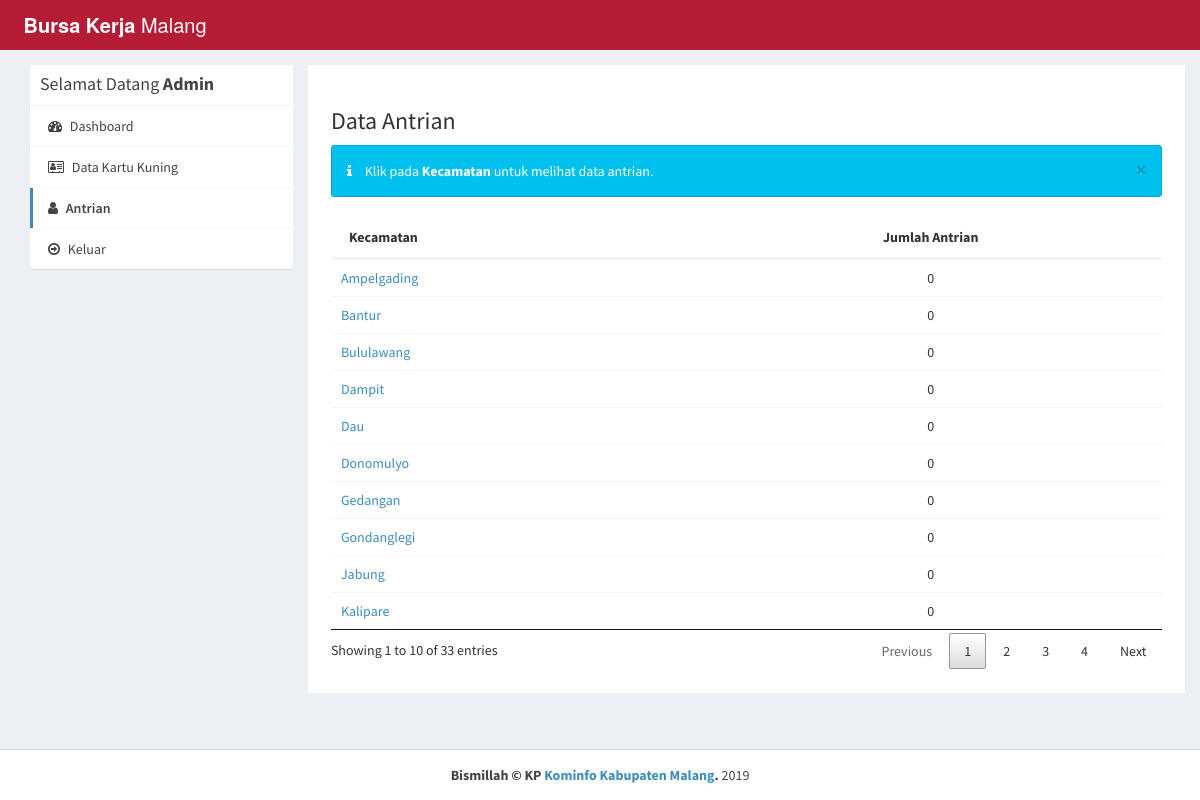
The app's page /dashboard/admin_kec/antrian.php (signed in) with its own data.
### tables this page shows
CREATE TABLE `kecamatan` (
  `id` int(11) NOT NULL,
  `name` varchar(150) NOT NULL,
  `phonecode` int(11) NOT NULL,
  `kode_kec` int(11) NOT NULL
);

### dashboard/admin_kec/antrian.php (the view, shortened to what this page needs)
<?php
require_once("../../landingpage/db.php");
?>
<!DOCTYPE html>
<html>
<head>
  <link rel="stylesheet" href="../../css/style1.css">
  <link rel="stylesheet" href="https://cdnjs.cloudflare.com/ajax/libs/font-awesome/4.7.0/css/font-awesome.min.css">
  <link rel="stylesheet" href="https://cdnjs.cloudflare.com/ajax/libs/ionicons/2.0.1/css/ionicons.min.css">
  <link rel="stylesheet" href="../../css/style4.css">
  <link rel="stylesheet" href="../../css/AdminLTE.min.css">
  <link rel="stylesheet" href="../../css/_all-skins.min.css">
  <link rel="stylesheet" href="../../css/custom.css">
</head>
<body class="hold-transition skin-green sidebar-mini">
<div class="wrapper">
  <header class="main-header">
    <a href="index.php" class="logo logo-bg">
      <span class="logo-lg"><b>Bursa Kerja</b> Malang</span>
    </a>
    <nav class="navbar navbar-static-top">
    </nav>
  </header>
  <div class="content-wrapper" style="margin-left: 0px;">
    <section id="candidates" class="content-header">
      <div class="container">
        <div class="row">
          <div class="col-md-3">
            <div class="box box-solid">
              <div class="box-header with-border">
              <h3 class="box-title">Selamat Datang  <b> Admin</b></h3>
              </div>
              <div class="box-body no-padding">
                <ul class="nav nav-pills nav-stacked">
                <li ><a href="dashboard.php"><i class="fa fa-dashboard"></i> Dashboard</a></li>
                  <li><a href="list-pencaker.php"><i class="fa fa-address-card-o"></i> Data Kartu Kuning</a></li>
                  <li class="active"><a href="antrian.php"><i class="fa fa-user"></i> Antrian</a></li>
                  <li><a href="../../landingpage/logout.php"><i class="fa fa-arrow-circle-o-right"></i> Keluar</a></li>
                </ul>
              </div>
            </div>
          </div>
          <div class="col-md-9 bg-white padding-2">
            <h3>Data Antrian</h3>
            <div class="alert alert-info alert-dismissible">
                <button type="button" class="close" data-dismiss="alert" aria-hidden="true">×</button>
                <i class="icon fa fa-info"></i> Klik pada <b>Kecamatan</b> untuk melihat data antrian.
            </div>
            <div class="row margin-top-20">
              <div class="col-md-12">
                <div class="box-body table-responsive no-padding">
                  <table id="example2" class="table table-hover">
                    <thead>
                      <th>Kecamatan</th>
                      <th><div align="center">Jumlah Antrian</div></th>
                    </thead>
                    <tbody>
                      <?php
                        $sql = "SELECT name FROM kecamatan";
                        $result = $conn->query($sql);
                            if($result->num_rows > 0) {
                              while($row = $result->fetch_assoc())
                              {
                      ?>
                      <tr data-href="view-antrian.php?name=<?php echo $row['name'];?>" style="cursor: pointer;">
                      <td><a><?php echo $row['name'];?></a></td>
                      <?php
                        $kota = $row['name'];
                        $tanggalAntri = strtotime("today");
                        $timeAntri = date("Y-m-d", $tanggalAntri);
                        $sqlcount = "SELECT COUNT(id) AS coba FROM pencaker WHERE kecamatan = '$kota' AND tgl_pendaftaran = '$timeAntri' ";
                        $resultcount = $conn->query($sqlcount);
                        $hai = mysqli_fetch_array($resultcount);
                        ?>
                        <td><div align="center"><?php echo $hai['coba']; ?></div></td>
                      </tr>
                      <?php
                        }
                      }
                      ?>
                    </tbody>
                  </table>
                </div>
              </div>
            </div>
          </div>
        </div>
      </div>
    </section>
  </div>
  <footer class="main-footer" style="margin-left: 0px;">
    <div class="text-center">
    <strong>Bismillah &copy; KP <a href="http://kominfo.malangkab.go.id/">Kominfo Kabupaten Malang</a>.</strong> 2019
    </div>
  </footer>
</div>
</body>
</html>

### css/style4.css (style rules this page uses)
table.dataTable { width:100%;margin:0 auto;clear:both;border-collapse:separate;border-spacing:0 }
table.dataTable thead th,table.dataTable tfoot th { font-weight:bold }
table.dataTable thead th,table.dataTable thead td { padding:10px 18px;border-bottom:1px solid #111 }
table.dataTable thead .sorting,table.dataTable thead .sorting_asc,table.dataTable thead .sorting_desc,table.dataTable thead .sorting_asc_disabled,table.dataTable thead .sorting_desc_disabled { cursor:pointer;*cursor:hand }
table.dataTable thead .sorting,table.dataTable thead .sorting_asc,table.dataTable thead .sorting_desc,table.dataTable thead .sorting_asc_disabled,table.dataTable thead .sorting_desc_disabled { background-repeat:no-repeat;background-position:center right }
table.dataTable thead .sorting { background-image:url("../images/sort_both.png") }
table.dataTable thead .sorting_asc { background-image:url("../images/sort_asc.png") }
table.dataTable tbody tr { background-color:#ffffff }
table.dataTable tbody th,table.dataTable tbody td { padding:8px 10px }
table.dataTable.no-footer { border-bottom:1px solid #111 }
table.dataTable,table.dataTable th,table.dataTable td { -webkit-box-sizing:content-box;box-sizing:content-box }

### css/custom.css (style rules this page uses)
.logo-bg { background-color: rgb(182, 28, 54) !important; }
.margin-top-20 { margin-top: 20px; }
.padding-2 { padding: 2%; }
.bg-white { background-color: #fff; }

### records on screen
kecamatan: name "Ampelgading", coba "0"
kecamatan: name "Bantur", coba "0"
kecamatan: name "Bululawang", coba "0"
kecamatan: name "Dampit", coba "0"
kecamatan: name "Dau", coba "0"
kecamatan: name "Donomulyo", coba "0"
kecamatan: name "Gedangan", coba "0"
kecamatan: name "Gondanglegi", coba "0"
kecamatan: name "Jabung", coba "0"
kecamatan: name "Kalipare", coba "0"
